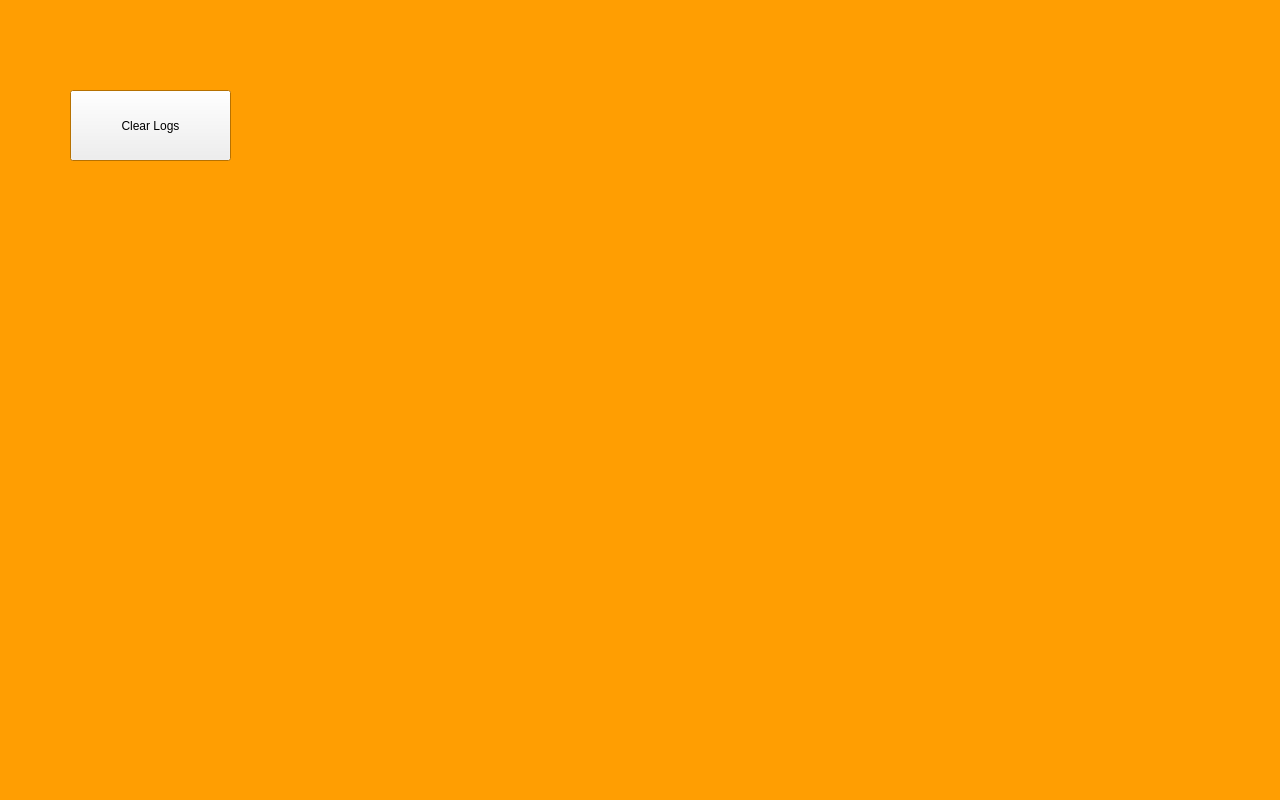
<?xml version="1.0" encoding="UTF-8"?>
<ui version="4.0">
 <class>Data</class>
 <widget class="QWidget" name="Data">
  <property name="geometry">
   <rect>
    <x>0</x>
    <y>0</y>
    <width>1280</width>
    <height>800</height>
   </rect>
  </property>
  <property name="palette">
   <palette>
    <active>
     <colorrole role="Base">
      <brush brushstyle="SolidPattern">
       <color alpha="255">
        <red>255</red>
        <green>255</green>
        <blue>255</blue>
       </color>
      </brush>
     </colorrole>
     <colorrole role="Window">
      <brush brushstyle="SolidPattern">
       <color alpha="255">
        <red>255</red>
        <green>158</green>
        <blue>2</blue>
       </color>
      </brush>
     </colorrole>
    </active>
    <inactive>
     <colorrole role="Base">
      <brush brushstyle="SolidPattern">
       <color alpha="255">
        <red>255</red>
        <green>255</green>
        <blue>255</blue>
       </color>
      </brush>
     </colorrole>
     <colorrole role="Window">
      <brush brushstyle="SolidPattern">
       <color alpha="255">
        <red>255</red>
        <green>158</green>
        <blue>2</blue>
       </color>
      </brush>
     </colorrole>
    </inactive>
    <disabled>
     <colorrole role="Base">
      <brush brushstyle="SolidPattern">
       <color alpha="255">
        <red>255</red>
        <green>158</green>
        <blue>2</blue>
       </color>
      </brush>
     </colorrole>
     <colorrole role="Window">
      <brush brushstyle="SolidPattern">
       <color alpha="255">
        <red>255</red>
        <green>158</green>
        <blue>2</blue>
       </color>
      </brush>
     </colorrole>
    </disabled>
   </palette>
  </property>
  <property name="windowTitle">
   <string>Form</string>
  </property>
  <widget class="QPushButton" name="pushButton">
   <property name="geometry">
    <rect>
     <x>70</x>
     <y>90</y>
     <width>161</width>
     <height>71</height>
    </rect>
   </property>
   <property name="text">
    <string>Clear Logs</string>
   </property>
  </widget>
 </widget>
 <resources/>
 <connections/>
</ui>
